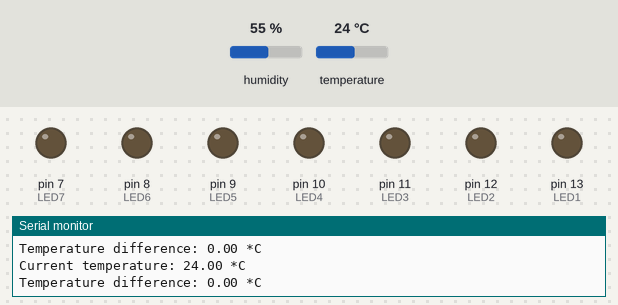
This sketch was run on a simulated Arduino Uno, built with avr-gcc and run on an emulated ATmega328P. On the bench: output pins drawn as LEDs (lit = HIGH), the last lines printed to the serial monitor. The test bench sets the inputs (shaded band); at power-on: temperature 24 °C, humidity 55 %.

Above: at 5.3 s.
5.4 s: temperature set to 26 °C
At 8.03 s:
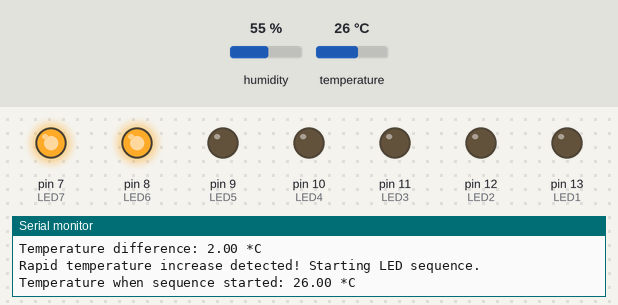
At 8.79 s:
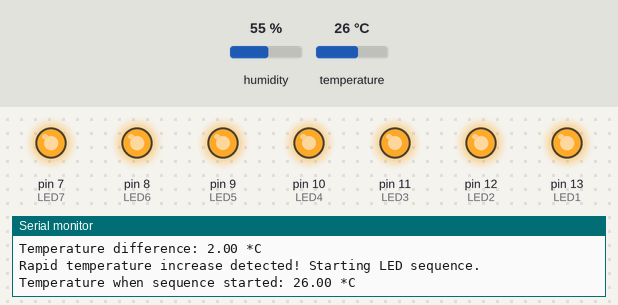
9.9 s: temperature set to 28 °C
At 12.52 s:
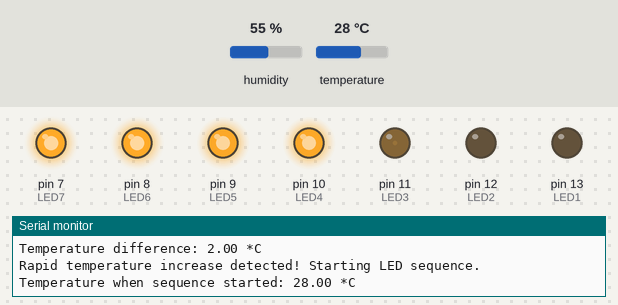
Timing chart, 0 to 14.2 s (numbered marks = the images above; inputs shaded):
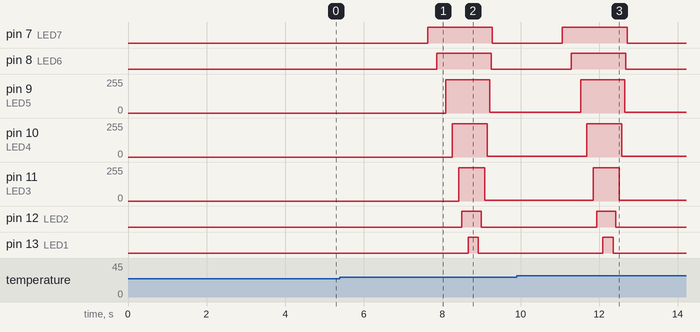

The sketch:

sketch_may10b-sequencewtemp.ino
```cpp
#include <DHT.h>

#define DHTPIN 2     // Digital pin connected to the DHT11 sensor
#define DHTTYPE DHT11   // DHT 11

DHT dht(DHTPIN, DHTTYPE);

int LED1 = 13;
int LED2 = 12;
int LED3 = 11;
int LED4 = 10;
int LED5 = 9;
int LED6 = 8;
int LED7 = 7;

float previousTemperature = -100.0; // Initialize with a very low value
unsigned long lastTemperatureReadTime = 0;
const unsigned long temperatureReadInterval = 1500; // Check temperature more often (1.5 seconds)
const float rapidTemperatureIncreaseThreshold = 0.2; // Temperature increase in Celsius

void setup() {
  Serial.begin(9600);
  Serial.println("DHT11 test!");
  dht.begin();

  pinMode(LED1, OUTPUT);
  pinMode(LED2, OUTPUT);
  pinMode(LED3, OUTPUT);
  pinMode(LED4, OUTPUT);
  pinMode(LED5, OUTPUT);
  pinMode(LED6, OUTPUT);
  pinMode(LED7, OUTPUT);

  // Initialize all LEDs off
  digitalWrite(LED1, LOW);
  digitalWrite(LED2, LOW);
  digitalWrite(LED3, LOW);
  digitalWrite(LED4, LOW);
  digitalWrite(LED5, LOW);
  digitalWrite(LED6, LOW);
  digitalWrite(LED7, LOW);
}

void loop() {
  unsigned long currentTime = millis();

  if (currentTime - lastTemperatureReadTime >= temperatureReadInterval) {
    lastTemperatureReadTime = currentTime;
    float currentTemperature = dht.readTemperature();

    if (isnan(currentTemperature)) {
      Serial.println("Failed to read from DHT sensor!");
      return;
    }

    Serial.print("Current temperature: ");
    Serial.print(currentTemperature);
    Serial.println(" *C");

    if (previousTemperature != -100.0) {
      float temperatureDifference = currentTemperature - previousTemperature;
      Serial.print("Temperature difference: ");
      Serial.print(temperatureDifference);
      Serial.println(" *C");

      if (temperatureDifference > rapidTemperatureIncreaseThreshold) {
        Serial.println("Rapid temperature increase detected! Starting LED sequence.");
        playLEDSequence();
      }
    }
    previousTemperature = currentTemperature;
  }
}

void playLEDSequence() {
  Serial.print("Temperature when sequence started: ");
  Serial.print(dht.readTemperature()); // Read temperature again when sequence starts
  Serial.println(" *C");

  // Light up LED7 instantly
  digitalWrite(LED7, HIGH);
  delay(150); // Shorter delay for LED7

  // Gradually light up LEDs 6, 5, 4, 3, 2, 1 in sequence
  for (int i = 0; i < 256; i += 8) { // Increase step for faster fade
    analogWrite(LED6, i);
    delay(5); // Shorter fade delay
  }
  for (int i = 0; i < 256; i += 8) {
    analogWrite(LED5, i);
    delay(5);
  }
  for (int i = 0; i < 256; i += 8) {
    analogWrite(LED4, i);
    delay(5);
  }
  for (int i = 0; i < 256; i += 8) {
    analogWrite(LED3, i);
    delay(5);
  }
  for (int i = 0; i < 256; i += 8) {
    analogWrite(LED2, i);
    delay(5);
  }
  for (int i = 0; i < 256; i += 8) {
    analogWrite(LED1, i);
    delay(5);
  }

  delay(150); // Shorter delay for all on

  // Gradually turn off LEDs 1, 2, 3, 4, 5, 6 in sequence
  for (int i = 255; i >= 0; i -= 8) { // Increase step for faster fade
    analogWrite(LED1, i);
    delay(2);
  }
  for (int i = 255; i >= 0; i -= 8) {
    analogWrite(LED2, i);
    delay(2);
  }
  for (int i = 255; i >= 0; i -= 8) {
    analogWrite(LED3, i);
    delay(2);
  }
  for (int i = 255; i >= 0; i -= 8) {
    analogWrite(LED4, i);
    delay(2);
  }
  for (int i = 255; i >= 0; i -= 8) {
    analogWrite(LED5, i);
    delay(2);
  }
  for (int i = 255; i >= 0; i -= 8) {
    analogWrite(LED6, i);
    delay(2);
  }

  // Turn off LED7 instantly
  digitalWrite(LED7, LOW);
  delay(150);
}
```

Measured:
- the behaviour switches between 24 and 25 °C on temperature (found by bisection; images 0 and 1)
- after the input at 5.4 s, pin 7 (LED7): LOW → HIGH after 2.2 s, → LOW 1.6 s later; pin 8 (LED6): LOW → HIGH after 2.5 s, → LOW 1.4 s later; pin 9 (LED5): 0/255 → 248/255 after 2.7 s, → 7/255 1.1 s later; pin 10 (LED4): 0/255 → 248/255 after 2.9 s, → 7/255 0.89 s later; pin 11 (LED3): 0/255 → 248/255 after 3.0 s, → 7/255 0.67 s later
- after the input at 9.9 s, pin 7 (LED7): LOW → HIGH after 1.2 s, → LOW 1.6 s later; pin 8 (LED6): LOW → HIGH after 1.4 s, → LOW 1.4 s later; pin 9 (LED5): 7/255 → 248/255 after 1.6 s, → 7/255 1.1 s later; pin 10 (LED4): 7/255 → 248/255 after 1.8 s, → 7/255 0.89 s later; pin 11 (LED3): 7/255 → 248/255 after 2.0 s, → 7/255 0.67 s later
